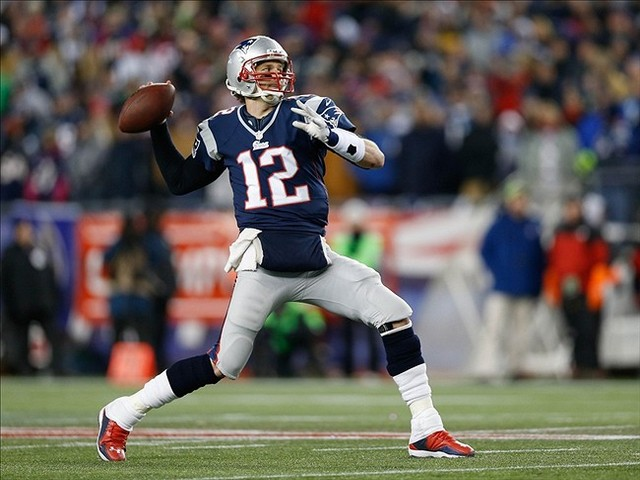
#> input picture UDEMY_ML/MachineVision/Codes/Course_codes_image/image_3.jpg, 640 x 480 px
$ python 4.3-Flipping.py
#> lines starting #> are read from the running program, lines starting #| are printed output that depends on the picture
# Flipping Images - Horizontally, Vertically, Horizontally & Vertically

# Import Computer Vision package - cv2
import cv2

# Read the image using imread built in function
image = cv2.imread('image_3.jpg')
#> image is the input picture: shape (480, 640, 3); mean B, G, R 89.5, 95.7, 100.9

# Display original image using imshow built in function
cv2.imshow("Original", image)

# Wait until any key is pressed
cv2.waitKey(0)

# cv2.flip is used to flip images
# Horizontal flipping of images using value '1'
flipping = cv2.flip(image, 1)
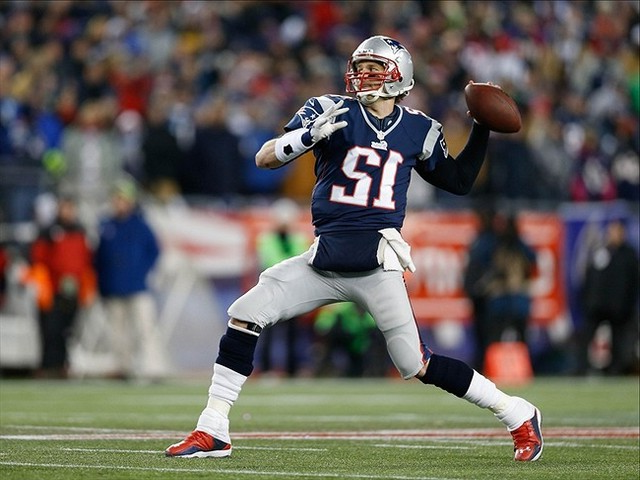
#> flipping: shape (480, 640, 3); mean B, G, R 89.5, 95.7, 100.9

# Display horizontally flipped image
cv2.imshow("Horizontal Flipping", flipping)

# Wait until any key is pressed
cv2.waitKey(0)

# Vertical flipping of images using value '0'
flipping = cv2.flip(image, 0)
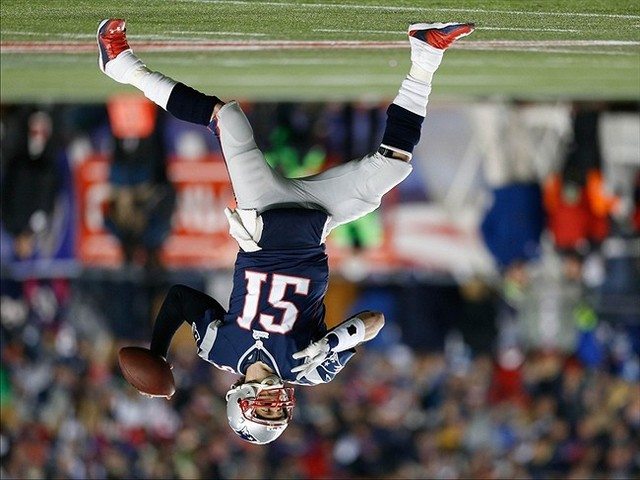
#> flipping: shape (480, 640, 3); mean B, G, R 89.5, 95.7, 100.9

# Display vertically flipped image
cv2.imshow("Vertical Flipping", flipping)

# Wait until any key is pressed
cv2.waitKey(0)

# Horizontal & Vertical flipping of images using value '-1'
flipping = cv2.flip(image, -1)
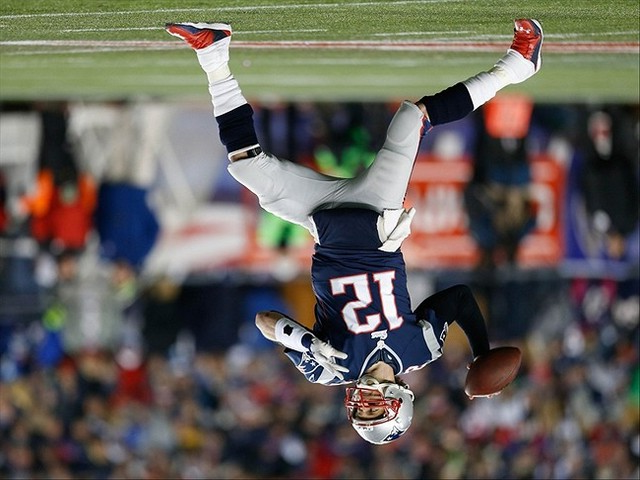
#> flipping: shape (480, 640, 3); mean B, G, R 89.5, 95.7, 100.9

# Display horizontally & vertically flipped image
cv2.imshow("Horizontal & Vertical Flipping", flipping)

# Wait until any key is pressed
cv2.waitKey(0)

# Close all windows
cv2.destroyAllWindows()

$ run again, with UDEMY_ML/MachineVision/Codes/Course_codes_image/image_1.jpg copied over UDEMY_ML/MachineVision/Codes/Course_codes_image/image_3.jpg
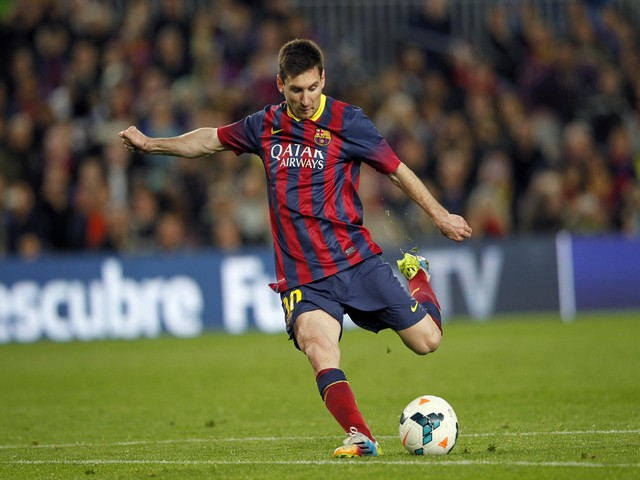
#> input picture UDEMY_ML/MachineVision/Codes/Course_codes_image/image_1.jpg, 640 x 480 px
#> image is the input picture: shape (480, 640, 3); mean B, G, R 67.8, 93, 94.5
#> `flipping = cv2.flip(image, 0)`:
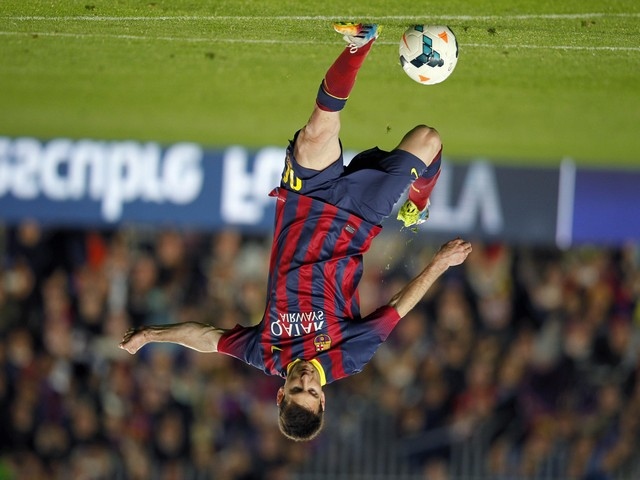
#> flipping: shape (480, 640, 3); mean B, G, R 67.8, 93, 94.5
#> `flipping = cv2.flip(image, -1)`:
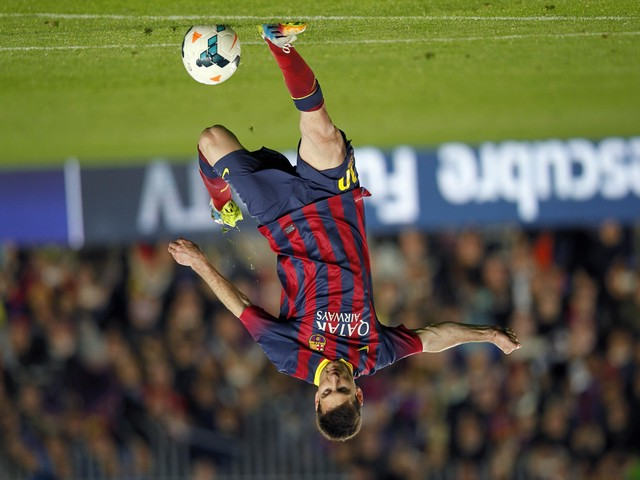
#> flipping: shape (480, 640, 3); mean B, G, R 67.8, 93, 94.5

$ run again, with UDEMY_ML/MachineVision/Codes/Course_codes_image/image_2.jpg copied over UDEMY_ML/MachineVision/Codes/Course_codes_image/image_3.jpg
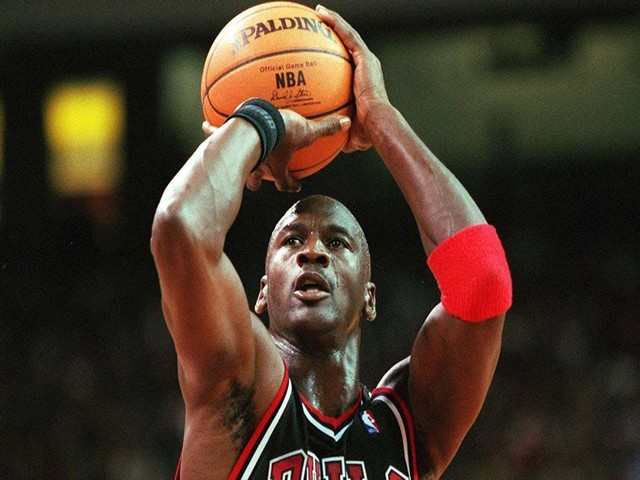
#> input picture UDEMY_ML/MachineVision/Codes/Course_codes_image/image_2.jpg, 640 x 480 px
#> image is the input picture: shape (480, 640, 3); mean B, G, R 39, 53.7, 69.6
#> `flipping = cv2.flip(image, 0)`:
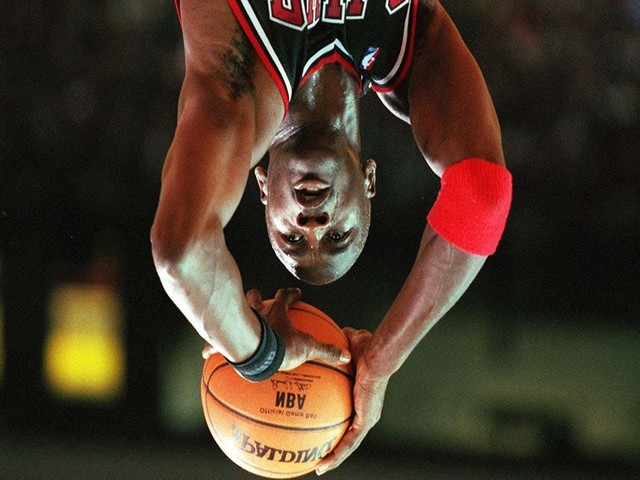
#> flipping: shape (480, 640, 3); mean B, G, R 39, 53.7, 69.6
#> `flipping = cv2.flip(image, -1)`:
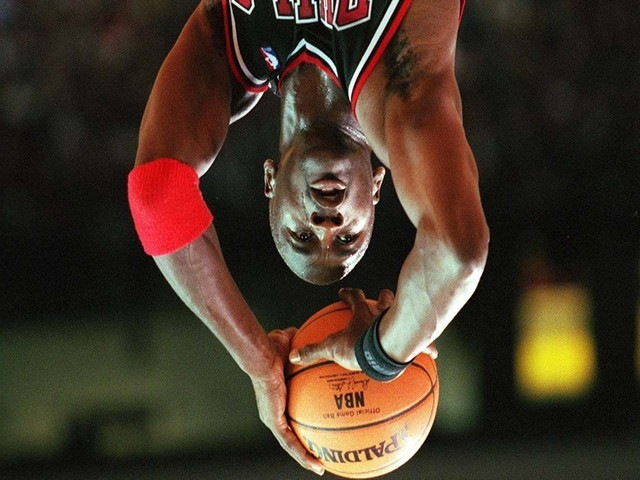
#> flipping: shape (480, 640, 3); mean B, G, R 39, 53.7, 69.6

$ run again, with UDEMY_ML/MachineVision/Codes/Course_codes_image/image_4.jpg copied over UDEMY_ML/MachineVision/Codes/Course_codes_image/image_3.jpg
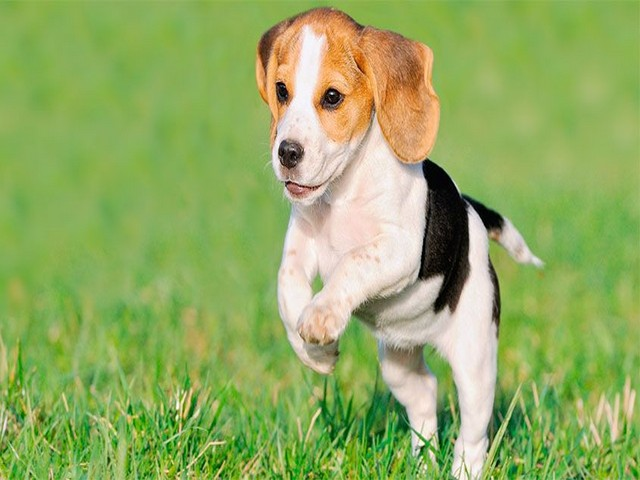
#> input picture UDEMY_ML/MachineVision/Codes/Course_codes_image/image_4.jpg, 640 x 480 px
#> image is the input picture: shape (480, 640, 3); mean B, G, R 97.4, 171.8, 145.8
#> `flipping = cv2.flip(image, 0)`:
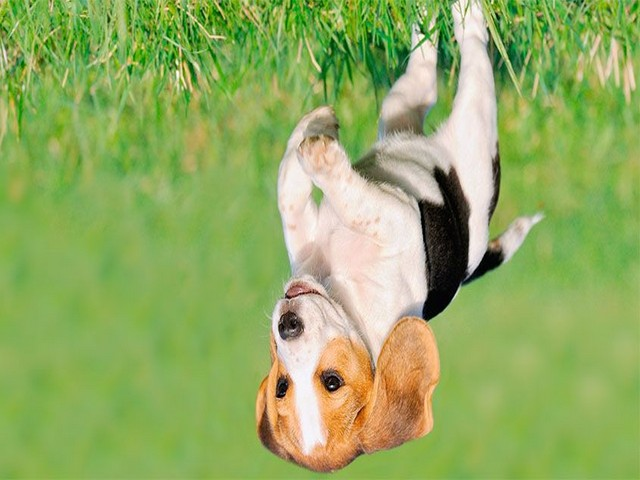
#> flipping: shape (480, 640, 3); mean B, G, R 97.4, 171.8, 145.8
#> `flipping = cv2.flip(image, -1)`:
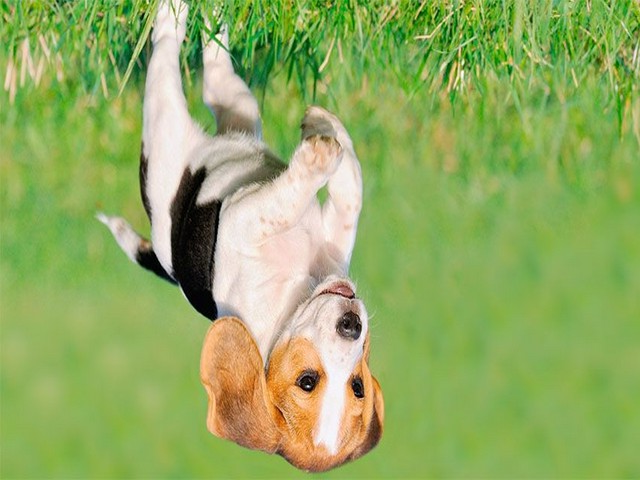
#> flipping: shape (480, 640, 3); mean B, G, R 97.4, 171.8, 145.8
